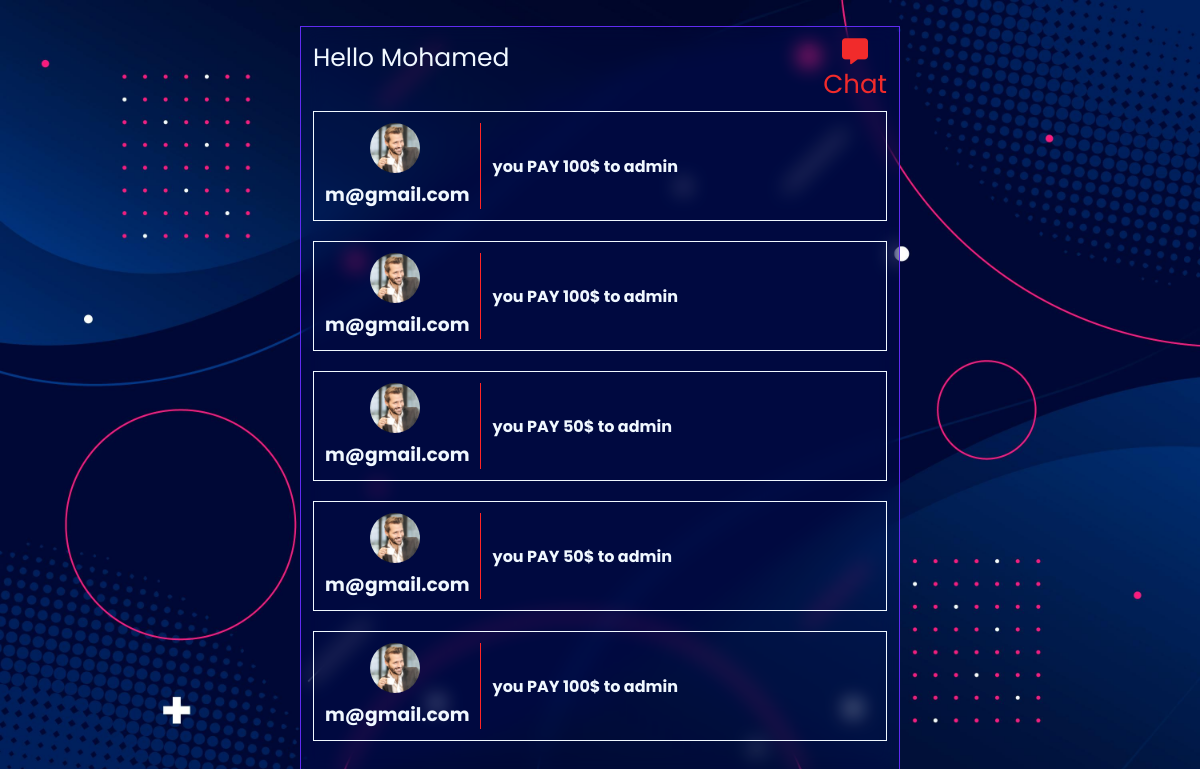
The app's page /day-expenses (signed in) with its own data.
### payment/models.py (models this page shows, shortened)
class Pay(models.Model):
    STATUS=(
        ('PAY','PAY'),
        ('RECEIV','RECEIV'),
        ('TRANSFORM','TRANSFORM'),
    )
    amount_paid=models.IntegerField()
    sender = models.ForeignKey(Profile, on_delete=models.CASCADE, related_name='sent_payments')
    receiver = models.ForeignKey(Profile, on_delete=models.CASCADE, related_name='received_payments')
    status=models.CharField(max_length=12,choices=STATUS)
    time = models.TimeField(auto_now=True)

### accounts/models.py (models this page shows, shortened)
class Profile(models.Model):
    user=models.OneToOneField(User, verbose_name=_("user"), on_delete=models.CASCADE)
    phone=models.CharField(max_length=20,verbose_name=_("phone"))
    slug=models.SlugField(blank=True, null=True)
    image=models.ImageField(upload_to='profile/',blank=True, null=True)
    country=models.CharField(max_length=200,  null=True, choices=CountryField().choices + [('', 'Select Country')])
    adress=models.CharField(max_length=100)
    Token=models.CharField(max_length=500,blank=True, null=True)
    join_date=models.DateTimeField(verbose_name=_("Created At"), default=datetime.now)
    class Meta:
        verbose_name = _("Profile")
        verbose_name_plural = _("Profiles")
    def __str__(self):
        return '%s' %(self.user)
    def create_profile(sender ,*args, **kwargs):
        if kwargs['created']:
            user_profile=Profile.objects.create(user=kwargs['instance'])
    post_save.connect(create_profile , sender=User)

### payment/views.py (the view)
# urls.py: path('day-expenses',views.dayly_expenses,name='dayly_expenses'),
def dayly_expenses(request):
    user_profile = Profile.objects.get(user=request.user)
    chats=Pay.objects.filter(sender=user_profile)
    return render(request, "payment/dayly.html",{'chats':chats})

### payment/templates/payment/dayly.html (shortened to what this page needs)
{% load static %}
<!DOCTYPE html>
<html lang="en">
    <head>
        <link rel="stylesheet" href="{% static 'style.css' %}">
        <link rel="stylesheet" href="https://cdnjs.cloudflare.com/ajax/libs/font-awesome/6.5.1/css/all.min.css">
        <link rel="stylesheet" href="https://cdnjs.cloudflare.com/ajax/libs/font-awesome/6.5.1/css/fontawesome.min.css">
    </head>
    <body>
        <div class="main">
            <div class="chat">
                <p>Hello Mohamed</p>
                <a class="a-chat" href=""><i style="display: block;
                    text-align: center;" class="fa-solid fa-message"></i> Chat</a>
            </div>
            {% for chat in chats %}
                {% if chat.status == 'PAY' %}
                    <a href="" class="transform-you">
                        <div style="text-align: center;    border-right: 1px solid #ff2525;    padding-right: 10px;">
                            <img class="img" src="{% static 'person_1.jpg' %}" alt="">
                            <h3>{{chat.sender}}</h3>
                        </div>
                        <h4 style="align-items: center;margin-left:12px;
                        display: flex;">you {{chat.status}} {{chat.amount_paid}}$ to {{chat.receiver}}</h4>
                    </a>
                {% endif %}
            {% endfor %}
        </div>
    </body>
</html>

### static/style.css (style rules this page uses)
* { margin: 0; padding: 0; box-sizing: border-box; font-family: "Poppins", sans-serif; }
body { min-height: 100vh; display: flex; align-items: center; justify-content: center; background-image: url(5172658.jpg); background-size: cover; }
.main { backdrop-filter: blur(10px); background-color: rgba(16, 50, 242, 0.05); color: aliceblue; width: 50%; padding: 12px; margin: 0 auto; border: 1px solid #602bf1; }
.chat { display: flex; width: 100%; justify-content: space-between; }
p { font-size: 25px; margin-top: 0; }
.a-chat { color: #f12b2b; font-size: 26px; text-decoration: none; }
.img { height: 50px; width: 50px; margin-right: 5px; border-radius: 50%; -webkit-border-radius: 50%; -moz-border-radius: 50%; -ms-border-radius: 50%; -o-border-radius: 50%; }
.transform-you,.transform-to { border: 1px solid; padding: 11px; display: flex; margin-bottom: 20px; }
.transform-you { margin-top: 7px; }
a { text-decoration: none; color: aliceblue; }

### records on screen
Pay: sender "m@gmail.com", status "PAY", amount_paid "100", receiver "admin"
Pay: sender "m@gmail.com", status "PAY", amount_paid "100", receiver "admin"
Pay: sender "m@gmail.com", status "PAY", amount_paid "50", receiver "admin"
Pay: sender "m@gmail.com", status "PAY", amount_paid "50", receiver "admin"
Pay: sender "m@gmail.com", status "PAY", amount_paid "100", receiver "admin"
